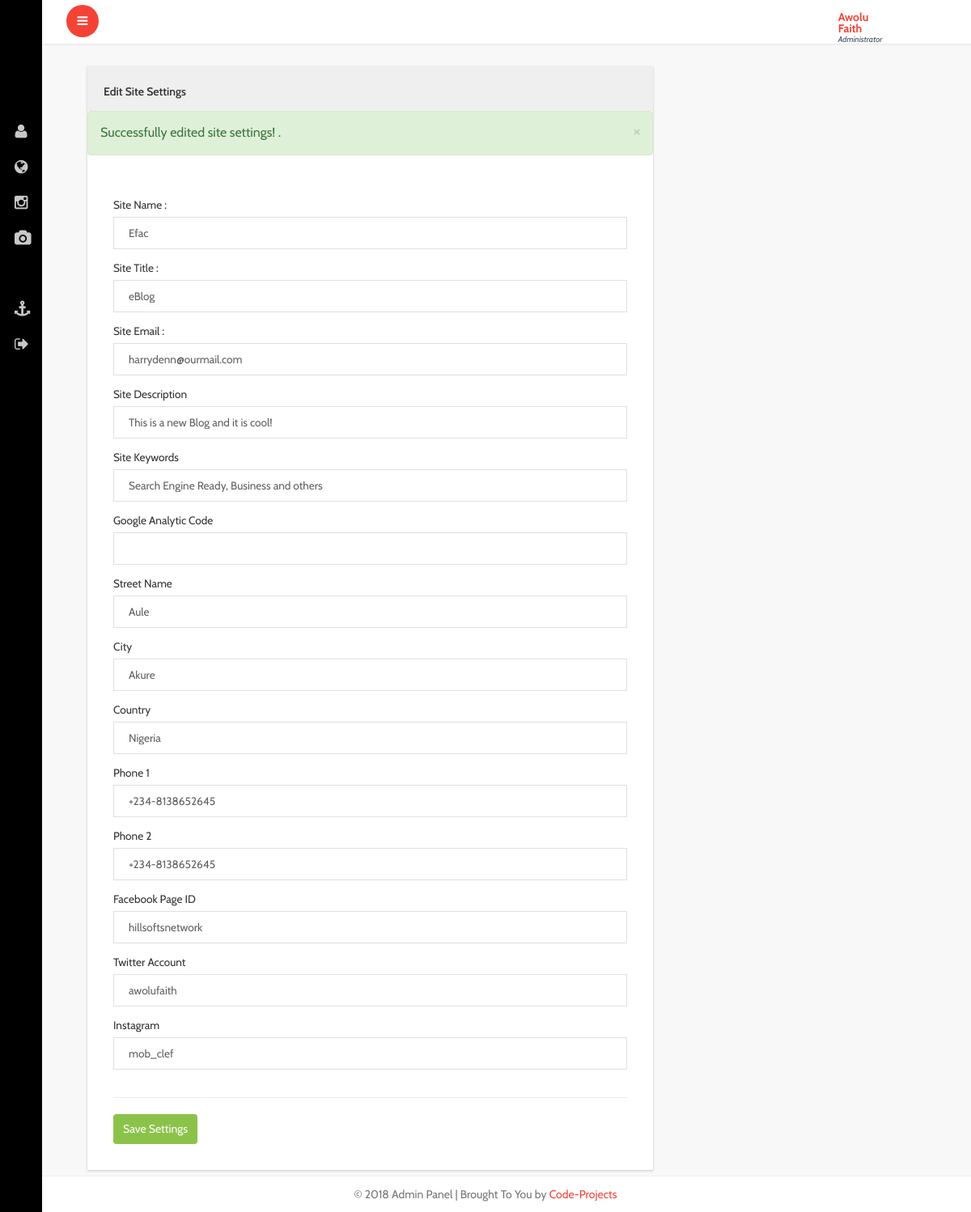
/admin/settings.php?success=true (signed in), run on the app's committed database.
### tables this page shows
CREATE TABLE IF NOT EXISTS `settings` (
  `id` int(11) NOT NULL,
  `site_name` varchar(45) NOT NULL,
  `site_title` varchar(60) NOT NULL,
  `email` varchar(60) NOT NULL,
  `site_desc` varchar(350) NOT NULL,
  `site_keyword` varchar(250) NOT NULL,
  `google_code` varchar(1000) NOT NULL,
  `street` varchar(100) NOT NULL,
  `city` varchar(60) NOT NULL,
  `country` varchar(50) NOT NULL,
  `phone` varchar(15) NOT NULL,
  `facebook` varchar(45) NOT NULL,
  `twitter` varchar(34) NOT NULL,
  `linkedin` varchar(45) NOT NULL,
  `status` varchar(25) NOT NULL
);

### admin/settings.php (the view, shortened to what this page needs)
<?php include "header.php"; ?>
			<div id="page-wrapper">
				<div class="graphs">
					<div class="xs">
						<div class="col-md-8 inbox_right">
							<div class="Compose-Message">
								<div class="panel panel-default">
									<div class="panel-heading">
									Edit Site Settings
									</div>
									<?php if(get("success")):?>
                                            <div>
                                               <?=App::message("success", "Successfully edited site settings!")?>
                                            </div>
                                            <?php endif;?>
									<div class="panel-body panel-body-com-m">
										 <?php
				$result = $db->prepare("SELECT * FROM settings");
				$result->execute();
				for($i=0; $row = $result->fetch(); $i++){
               ?>
                <form class="com-mail"  action="save-setting.php" method="post" enctype="multipart/form-data">
												<label>Site Name : </label>
												<input type="text" name="site_name" value="<?php echo $row['site_name']; ?>" class="form-control1 control3">
												<label>Site Title : </label>
												<input type="text" name="site_title" value="<?php echo $row['site_title']; ?>" class="form-control1 control3">
												<label>Site Email : </label>
												<input type="text" name="email" value="<?php echo $row['email']; ?>" class="form-control1 control3">
												<label>Site Description </label>
												<input type="text" name="site_desc" value="<?php echo $row['site_desc']; ?>" class="form-control1 control3"></textarea>
												<label>Site Keywords </label>
												<input type="text" name="site_keyword" value="<?php echo $row['site_keyword']; ?>" class="form-control1 control3">
												<label>Google Analytic Code </label>
												<input type="text" name="google_code" value="<?php echo $row['google_code']; ?>" class="form-control1 control3"></textarea>
												<label>Street Name</label>
												<input type="text" name="street" value="<?php echo $row['street']; ?>" class="form-control1 control3">
												<label>City </label>
												<input type="text" name="city" value="<?php echo $row['city']; ?>"class="form-control1 control3">
												<label>Country </label>
												<input type="text" name="country" value="<?php echo $row['country']; ?>" class="form-control1 control3">
												<label>Phone 1</label>
												<input type="text" name="phone" value="<?php echo $row['phone']; ?>"class="form-control1 control3">
												<label>Phone 2</label>
												<input type="text" name="linkedin" value="<?php echo $row['linkedin']; ?>" class="form-control1 control3">
												<label>Facebook Page ID</label>
												<input type="text" name="facebook" value="<?php echo $row['facebook']; ?>" class="form-control1 control3">
												<label>Twitter Account </label>
												<input type="text" name="twitter" value="<?php echo $row['twitter']; ?>" class="form-control1 control3">
												<label>Instagram </label>
												<input type="text" name="status" value="<?php echo $row['status']; ?>" class="form-control1 control3">
			      		<hr>
											<input type="submit" value="Save Settings">
										</form><?php
}
?>
									</div>
								 </div>
							  </div>
						</div>
					</div>
				</div>
			</div>
		</div>
		<?php include "footer.php"; ?>

### admin/footer.php (shortened to what this page needs)
			<footer>
			<?php
				$result = $db->prepare("SELECT * FROM settings");
				$result->execute();
				for($i=0; $row = $result->fetch(); $i++){
               ?>
			   <p>&copy; 2018 Admin Panel | Brought To You by <a href="https://code-projects.org/" target="_blank">Code-Projects</a></p>
          <?php } ?>
			</footer>
   </section>
</body>
</html>

### data on the page
settings: site_name "Efac", site_title "eBlog", email "harrydenn@ourmail.com", site_desc "This is a new Blog and it is cool!", site_keyword "Search Engine Ready, Business and others", street "Aule", city "Akure", country "Nigeria", phone "+234-8138652645", linkedin "+234-8138652645", facebook "hillsoftsnetwork", twitter "awolufaith", status "mob_clef"

### other printed values
$_SESSION['SESS_FIRST_NAME'] "Awolu Faith"
$message "Successfully edited site settings!"
